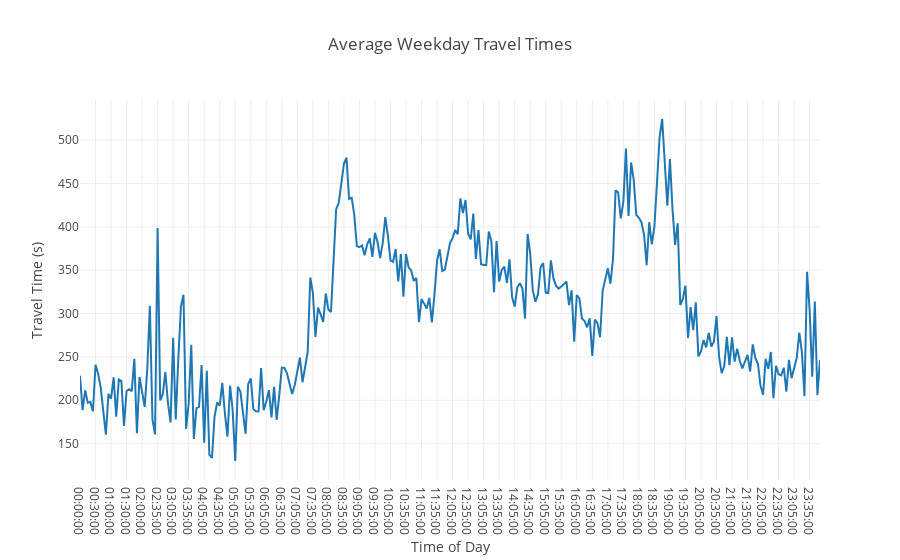

This figure's notebook cell:
### Code cell
iplot(dict(data=[trace], layout=layout))

### Figure 1 — Plotly figure (JSON) as saved in the notebook; plotly's stock layout.template omitted (floating-point values rounded to 4 significant figures; data arrays with more than 128 entries replaced by an {"elided": "..."} marker saying what was removed)
{"data": [{"mode": "lines", "type": "scatter", "x": {"elided": "287 str values"}, "y": {"elided": "287 float values"}}], "layout": {"title": "Average Weekday Travel Times", "xaxis": {"title": "Time of Day"}, "yaxis": {"title": "Travel Time (s)"}}}
